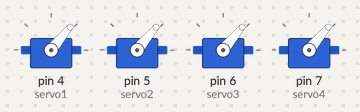
This sketch was run on a simulated Arduino Uno, built with avr-gcc and run on an emulated ATmega328P. Shown: 4 × servo.

Above: at 0.2 s.
Timing chart, 0 to 1.7 s (numbered marks = the images above):
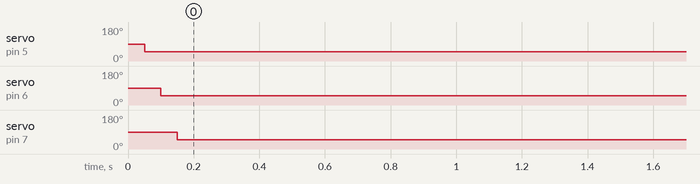

The sketch:

Nano_BLE_Sense_Otto-1.ino
```cpp
#include<Servo.h>
int servo1 = 4;
int servo2 = 5;
int servo3 = 6;
int servo4 = 7;

Servo leg_left;
Servo leg_right;
Servo foot_left;
Servo foot_right;


// the setup routine runs once when you press reset:
void setup() {
  leg_left.attach(servo1);
  leg_right.attach(servo2);
  foot_left.attach(servo3);
  foot_right.attach(servo4);
}

int val = 0;

void loop() {
  leg_left.write(50);
  delay(50);
  leg_right.write(50);
  delay(50);
  foot_left.write(50);
  delay(50);
  foot_right.write(50);
  delay(2000);
}
```

Measured:
- by itself, servo on pin 5 (servo2): 90° → 50° at 0.05 s
- by itself, servo on pin 6 (servo3): 90° → 50° at 0.10 s
- by itself, servo on pin 7 (servo4): 90° → 50° at 0.15 s
